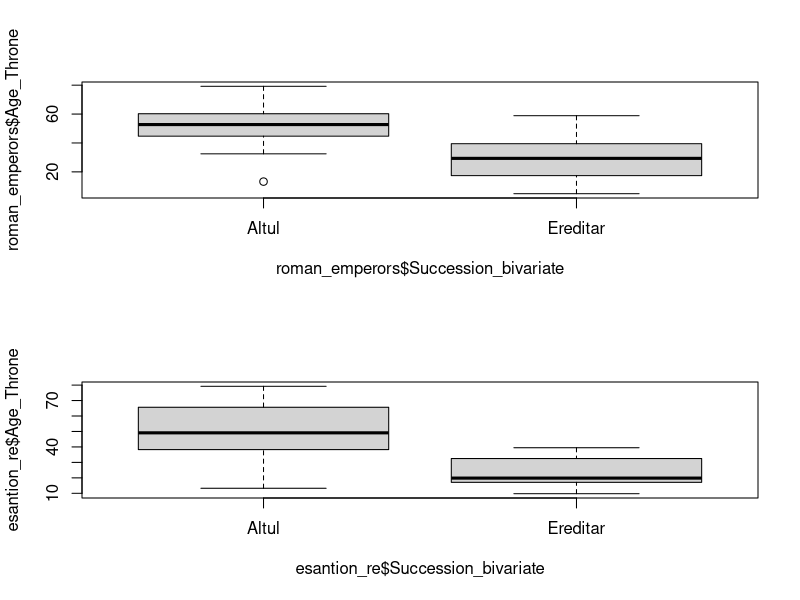

Source code (R):

## importam si incarcam in memoria de lucru setul de date----
library(readxl)
example_dataset <- read_excel("example_dataset.xlsx")
roman_emperors <- as.data.frame(example_dataset)
rm(example_dataset)

roman_emperors [, 3:6] <- lapply(roman_emperors[,3:6], factor)# functia lapply face parte din familia de functii apply
                                                              # in acest caz dorim sa transformam toate coloanele care 
                                                              # contin caractere in variabile categorice
                                                              # cu exceptia coloanei cu nume
roman_emperors <- roman_emperors[, -1]


###creem o noua coloana care contine precizarea modului de ascensiune la putere ca drept ereditar, sau altul
roman_emperors$Succession_bivariate <- as.factor(                               #cerem crearea noii coloane ca factor
  ifelse(                                                                       #functie prin care putem sa creem grupuri conditionate
    roman_emperors$Succession=="Birthright",                                    # specificam setul de date si ciloana pe care le dorim grupate
    #si conditia pe care o dorim indeplinita
    "Ereditar",                                                                # specificam valoare pe care o dorim in cazul indeplinirii conditiei
    "Altul"))                                                                  # specificam valoare pe care o dorim in cazul neindeplinirii conditiei

dif_preluare_tron <- (mean(roman_emperors$Age_Throne[roman_emperors$Succession_bivariate=="Ereditar"]))- 
  mean(roman_emperors$Age_Throne[roman_emperors$Succession_bivariate=="Altul"])


## extragem un esantion aleatoriu din setul de date------

esantion_re <- roman_emperors[              #dam numele obiectului creat si specificam setul de date cu care vrem sa lucram  
  sample(                                    #in spatiul de la dreapta virgulei specificam ca vrem esantionarea pe randuri
    1:nrow(roman_emperors),                  #de la primul la ultimul rand si specificam din nou setul de date pentru functia nrow
    15), ]                                   #specificam si numarul de randuri pe care il dorim extras

#### pregatim scurtaturi pentru bootstrapping --------------------

nr.obs.ered <- length(esantion_re$Age_Throne[esantion_re$Succession_bivariate=="Ereditar"]) #stabilim numarul de randuri pentru bootstrapping, 
                                                                              #egal cu numarul de randuri din esantion, cu drept ereditar la tron 
nr.obs.alt <- length(esantion_re$Age_Throne[esantion_re$Succession_bivariate=="Altul"]) #stabilim numarul de randuri pentru bootstrapping, 
                                                                             #egal cu numarul de randuri din esantion, ne-ereditar 
nr.reesantionare <- 100000                                                    # numarul de re-esantionari

#### ne uitam la diferentele dintre cele doua seturi e date------
par(mfrow=c(2,1))    # vom produce doua boxploturi care vor fi redate intr-o singura figura cu 2 randuri si o coloana
boxplot(roman_emperors$Age_Throne~roman_emperors$Succession_bivariate)
boxplot(esantion_re$Age_Throne~esantion_re$Succession_bivariate)

summary(roman_emperors$Age_Throne)
summary(esantion_re$Age_Throne)

######## creem setul de esantioane bootstrapped -------------

#pentru succesiune ereditara
esantioane.boot.ered <- matrix(                   #creem o matrice de date
  sample(esantion_re$Age_Throne[esantion_re$Succession_bivariate=="Ereditar"], #folosind variabila varstei ascensiunii la tron pe care o esantionam aleator 
         size = nr.obs.ered*nr.reesantionare,          #care va contine 13*10000 de observatii
         replace=TRUE),                           #cu inlocuire
  nrow = nr.obs.ered,                                  #matricea va fi ordonata pe 13 de randuri
  ncol = nr.reesantionare)                        #si o suta de mii de coloane

dim(esantioane.boot.ered)       #verificam dimensiunea matricei
esantioane.boot.ered[1:2,1:2]   #verificam existenta datelor in matrice


#pentru succesiune alta decat ereditara
esantioane.boot.alt <- matrix(                   #creem o matrice de date
  sample(esantion_re$Age_Throne[esantion_re$Succession_bivariate=="Altul"], #folosind variabila varstei ascensiunii la tron pe care o esantionam aleator 
         size = nr.obs.alt*nr.reesantionare,          #care va contine 13*10000 de observatii
         replace=TRUE),                           #cu inlocuire
  nrow = nr.obs.alt,                                  #matricea va fi ordonata pe 13 de randuri
  ncol = nr.reesantionare)                        #si o suta de mii de coloane

dim(esantioane.boot.alt)       #verificam dimensiunea matricei
esantioane.boot.alt[1:2,1:2]   #verificam existenta datelor in matrice

###calculam diferentele mediilor
dif.medii.boot <- colMeans(esantioane.boot.ered)-colMeans(esantioane.boot.alt)

###calculam limitele intervalului de incredere de 95%
quantile(dif.medii.boot, prob=0.975)
quantile(dif.medii.boot, prob=0.025)

###calculam limitele intervalului de incredere de 68%
quantile(dif.medii.boot, prob=0.83)
quantile(dif.medii.boot, prob=0.17)

